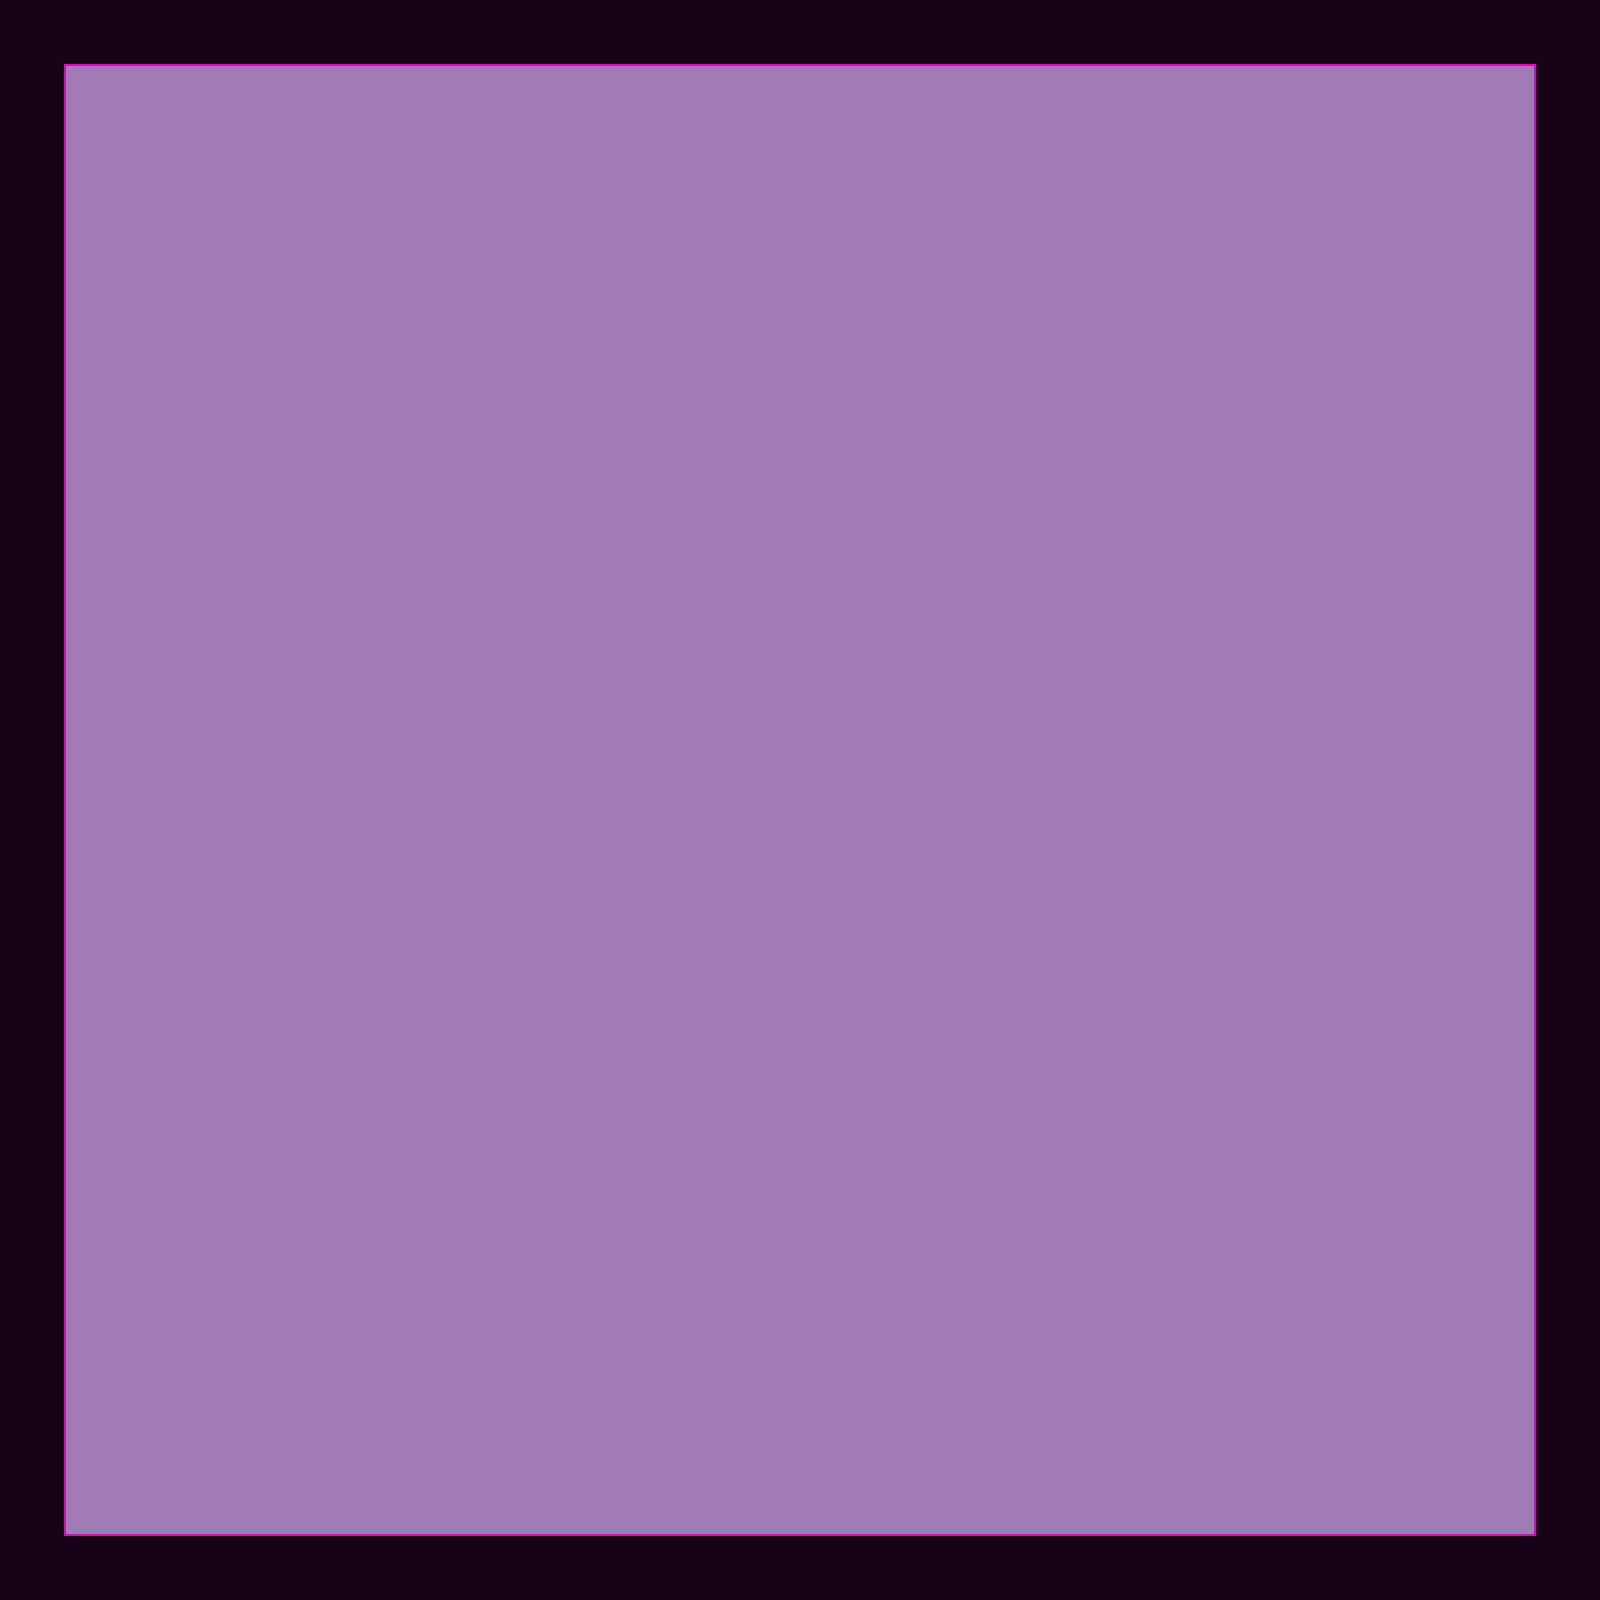

This is a level from a 2D game, rendered from its Tiled map with the project's own tilesets. A one-line summary and the complete map file follow:
An orthogonal 50x50 tile map with 32x32 px tiles, 1 tile layer (Tile Layer 1) and 1 object (Ennemy).

<map version="1.8" tiledversion="1.8.0" orientation="orthogonal" renderorder="right-down" width="50" height="50" tilewidth="32" tileheight="32" infinite="0" nextlayerid="3" nextobjectid="2">
 <tileset firstgid="1" source="../tileset.tsx" />
 <layer id="1" name="Tile Layer 1" width="50" height="50">
  <data encoding="csv">
4,4,4,4,4,4,4,4,4,4,4,4,4,4,4,4,4,4,4,4,4,4,4,4,4,4,4,4,4,4,4,4,4,4,4,4,4,4,4,4,4,4,4,4,4,4,4,4,4,4,
4,4,4,4,4,4,4,4,4,4,4,4,4,4,4,4,4,4,4,4,4,4,4,4,4,4,4,4,4,4,4,4,4,4,4,4,4,4,4,4,4,4,4,4,4,4,4,4,4,4,
4,4,8,5,5,5,5,5,5,5,5,5,5,5,5,5,5,5,5,5,5,5,5,5,5,5,5,5,5,5,5,5,5,5,5,5,5,5,5,5,5,5,5,5,5,5,5,10,4,4,
4,4,2,1,1,1,1,1,1,1,1,1,1,1,1,1,1,1,1,1,1,1,1,1,1,1,1,1,1,1,1,1,1,1,1,1,1,1,1,1,1,1,1,1,1,1,1,6,4,4,
4,4,2,1,1,1,1,1,1,1,1,1,1,1,1,1,1,1,1,1,1,1,1,1,1,1,1,1,1,1,1,1,1,1,1,1,1,1,1,1,1,1,1,1,1,1,1,6,4,4,
4,4,2,1,1,1,1,1,1,1,1,1,1,1,1,1,1,1,1,1,1,1,1,1,1,1,1,1,1,1,1,1,1,1,1,1,1,1,1,1,1,1,1,1,1,1,1,6,4,4,
4,4,2,1,1,1,1,1,1,1,1,1,1,1,1,1,1,1,1,1,1,1,1,1,1,1,1,1,1,1,1,1,1,1,1,1,1,1,1,1,1,1,1,1,1,1,1,6,4,4,
4,4,2,1,1,1,1,1,1,1,1,1,1,1,1,1,1,1,1,1,1,1,1,1,1,1,1,1,1,1,1,1,1,1,1,1,1,1,1,1,1,1,1,1,1,1,1,6,4,4,
4,4,2,1,1,1,1,1,1,1,1,1,1,1,1,1,1,1,1,1,1,1,1,1,1,1,1,1,1,1,1,1,1,1,1,1,1,1,1,1,1,1,1,1,1,1,1,6,4,4,
4,4,2,1,1,1,1,1,1,1,1,1,1,1,1,1,1,1,1,1,1,1,1,1,1,1,1,1,1,1,1,1,1,1,1,1,1,1,1,1,1,1,1,1,1,1,1,6,4,4,
4,4,2,1,1,1,1,1,1,1,1,1,1,1,1,1,1,1,1,1,1,1,1,1,1,1,1,1,1,1,1,1,1,1,1,1,1,1,1,1,1,1,1,1,1,1,1,6,4,4,
4,4,2,1,1,1,1,1,1,1,1,1,1,1,1,1,1,1,1,1,1,1,1,1,1,1,1,1,1,1,1,1,1,1,1,1,1,1,1,1,1,1,1,1,1,1,1,6,4,4,
4,4,2,1,1,1,1,1,1,1,1,1,1,1,1,1,1,1,1,1,1,1,1,1,1,1,1,1,1,1,1,1,1,1,1,1,1,1,1,1,1,1,1,1,1,1,1,6,4,4,
4,4,2,1,1,1,1,1,1,1,1,1,1,1,1,1,1,1,1,1,1,1,1,1,1,1,1,1,1,1,1,1,1,1,1,1,1,1,1,1,1,1,1,1,1,1,1,6,4,4,
4,4,2,1,1,1,1,1,1,1,1,1,1,1,1,1,1,1,1,1,1,1,1,1,1,1,1,1,1,1,1,1,1,1,1,1,1,1,1,1,1,1,1,1,1,1,1,6,4,4,
4,4,2,1,1,1,1,1,1,1,1,1,1,1,1,1,1,1,1,1,1,1,1,1,1,1,1,1,1,1,1,1,1,1,1,1,1,1,1,1,1,1,1,1,1,1,1,6,4,4,
4,4,2,1,1,1,1,1,1,1,1,1,1,1,1,1,1,1,1,1,1,1,1,1,1,1,1,1,1,1,1,1,1,1,1,1,1,1,1,1,1,1,1,1,1,1,1,6,4,4,
4,4,2,1,1,1,1,1,1,1,1,1,1,1,1,1,1,1,1,1,1,1,1,1,1,1,1,1,1,1,1,1,1,1,1,1,1,1,1,1,1,1,1,1,1,1,1,6,4,4,
4,4,2,1,1,1,1,1,1,1,1,1,1,1,1,1,1,1,1,1,1,1,1,1,1,1,1,1,1,1,1,1,1,1,1,1,1,1,1,1,1,1,1,1,1,1,1,6,4,4,
4,4,2,1,1,1,1,1,1,1,1,1,1,1,1,1,1,1,1,1,1,1,1,1,1,1,1,1,1,1,1,1,1,1,1,1,1,1,1,1,1,1,1,1,1,1,1,6,4,4,
4,4,2,1,1,1,1,1,1,1,1,1,1,1,1,1,1,1,1,1,1,1,1,1,1,1,1,1,1,1,1,1,1,1,1,1,1,1,1,1,1,1,1,1,1,1,1,6,4,4,
4,4,2,1,1,1,1,1,1,1,1,1,1,1,1,1,1,1,1,1,1,1,1,1,1,1,1,1,1,1,1,1,1,1,1,1,1,1,1,1,1,1,1,1,1,1,1,6,4,4,
4,4,2,1,1,1,1,1,1,1,1,1,1,1,1,1,1,1,1,1,1,1,1,1,1,1,1,1,1,1,1,1,1,1,1,1,1,1,1,1,1,1,1,1,1,1,1,6,4,4,
4,4,2,1,1,1,1,1,1,1,1,1,1,1,1,1,1,1,1,1,1,1,1,1,1,1,1,1,1,1,1,1,1,1,1,1,1,1,1,1,1,1,1,1,1,1,1,6,4,4,
4,4,2,1,1,1,1,1,1,1,1,1,1,1,1,1,1,1,1,1,1,1,1,1,1,1,1,1,1,1,1,1,1,1,1,1,1,1,1,1,1,1,1,1,1,1,1,6,4,4,
4,4,2,1,1,1,1,1,1,1,1,1,1,1,1,1,1,1,1,1,1,1,1,1,1,1,1,1,1,1,1,1,1,1,1,1,1,1,1,1,1,1,1,1,1,1,1,6,4,4,
4,4,2,1,1,1,1,1,1,1,1,1,1,1,1,1,1,1,1,1,1,1,1,1,1,1,1,1,1,1,1,1,1,1,1,1,1,1,1,1,1,1,1,1,1,1,1,6,4,4,
4,4,2,1,1,1,1,1,1,1,1,1,1,1,1,1,1,1,1,1,1,1,1,1,1,1,1,1,1,1,1,1,1,1,1,1,1,1,1,1,1,1,1,1,1,1,1,6,4,4,
4,4,2,1,1,1,1,1,1,1,1,1,1,1,1,1,1,1,1,1,1,1,1,1,1,1,1,1,1,1,1,1,1,1,1,1,1,1,1,1,1,1,1,1,1,1,1,6,4,4,
4,4,2,1,1,1,1,1,1,1,1,1,1,1,1,1,1,1,1,1,1,1,1,1,1,1,1,1,1,1,1,1,1,1,1,1,1,1,1,1,1,1,1,1,1,1,1,6,4,4,
4,4,2,1,1,1,1,1,1,1,1,1,1,1,1,1,1,1,1,1,1,1,1,1,1,1,1,1,1,1,1,1,1,1,1,1,1,1,1,1,1,1,1,1,1,1,1,6,4,4,
4,4,2,1,1,1,1,1,1,1,1,1,1,1,1,1,1,1,1,1,1,1,1,1,1,1,1,1,1,1,1,1,1,1,1,1,1,1,1,1,1,1,1,1,1,1,1,6,4,4,
4,4,2,1,1,1,1,1,1,1,1,1,1,1,1,1,1,1,1,1,1,1,1,1,1,1,1,1,1,1,1,1,1,1,1,1,1,1,1,1,1,1,1,1,1,1,1,6,4,4,
4,4,2,1,1,1,1,1,1,1,1,1,1,1,1,1,1,1,1,1,1,1,1,1,1,1,1,1,1,1,1,1,1,1,1,1,1,1,1,1,1,1,1,1,1,1,1,6,4,4,
4,4,2,1,1,1,1,1,1,1,1,1,1,1,1,1,1,1,1,1,1,1,1,1,1,1,1,1,1,1,1,1,1,1,1,1,1,1,1,1,1,1,1,1,1,1,1,6,4,4,
4,4,2,1,1,1,1,1,1,1,1,1,1,1,1,1,1,1,1,1,1,1,1,1,1,1,1,1,1,1,1,1,1,1,1,1,1,1,1,1,1,1,1,1,1,1,1,6,4,4,
4,4,2,1,1,1,1,1,1,1,1,1,1,1,1,1,1,1,1,1,1,1,1,1,1,1,1,1,1,1,1,1,1,1,1,1,1,1,1,1,1,1,1,1,1,1,1,6,4,4,
4,4,2,1,1,1,1,1,1,1,1,1,1,1,1,1,1,1,1,1,1,1,1,1,1,1,1,1,1,1,1,1,1,1,1,1,1,1,1,1,1,1,1,1,1,1,1,6,4,4,
4,4,2,1,1,1,1,1,1,1,1,1,1,1,1,1,1,1,1,1,1,1,1,1,1,1,1,1,1,1,1,1,1,1,1,1,1,1,1,1,1,1,1,1,1,1,1,6,4,4,
4,4,2,1,1,1,1,1,1,1,1,1,1,1,1,1,1,1,1,1,1,1,1,1,1,1,1,1,1,1,1,1,1,1,1,1,1,1,1,1,1,1,1,1,1,1,1,6,4,4,
4,4,2,1,1,1,1,1,1,1,1,1,1,1,1,1,1,1,1,1,1,1,1,1,1,1,1,1,1,1,1,1,1,1,1,1,1,1,1,1,1,1,1,1,1,1,1,6,4,4,
4,4,2,1,1,1,1,1,1,1,1,1,1,1,1,1,1,1,1,1,1,1,1,1,1,1,1,1,1,1,1,1,1,1,1,1,1,1,1,1,1,1,1,1,1,1,1,6,4,4,
4,4,2,1,1,1,1,1,1,1,1,1,1,1,1,1,1,1,1,1,1,1,1,1,1,1,1,1,1,1,1,1,1,1,1,1,1,1,1,1,1,1,1,1,1,1,1,6,4,4,
4,4,2,1,1,1,1,1,1,1,1,1,1,1,1,1,1,1,1,1,1,1,1,1,1,1,1,1,1,1,1,1,1,1,1,1,1,1,1,1,1,1,1,1,1,1,1,6,4,4,
4,4,2,1,1,1,1,1,1,1,1,1,1,1,1,1,1,1,1,1,1,1,1,1,1,1,1,1,1,1,1,1,1,1,1,1,1,1,1,1,1,1,1,1,1,1,1,6,4,4,
4,4,2,1,1,1,1,1,1,1,1,1,1,1,1,1,1,1,1,1,1,1,1,1,1,1,1,1,1,1,1,1,1,1,1,1,1,1,1,1,1,1,1,1,1,1,1,6,4,4,
4,4,2,1,1,1,1,1,1,1,1,1,1,1,1,1,1,1,1,1,1,1,1,1,1,1,1,1,1,1,1,1,1,1,1,1,1,1,1,1,1,1,1,1,1,1,1,6,4,4,
4,4,3,7,7,7,7,7,7,7,7,7,7,7,7,7,7,7,7,7,7,7,7,7,7,7,7,7,7,7,7,7,7,7,7,7,7,7,7,7,7,7,7,7,7,7,7,9,4,4,
4,4,4,4,4,4,4,4,4,4,4,4,4,4,4,4,4,4,4,4,4,4,4,4,4,4,4,4,4,4,4,4,4,4,4,4,4,4,4,4,4,4,4,4,4,4,4,4,4,4,
4,4,4,4,4,4,4,4,4,4,4,4,4,4,4,4,4,4,4,4,4,4,4,4,4,4,4,4,4,4,4,4,4,4,4,4,4,4,4,4,4,4,4,4,4,4,4,4,4,4
</data>
 </layer>
 <objectgroup id="2" name="ennemies">
  <object id="1" type="Ennemy" x="355.248" y="212.226" />
 </objectgroup>
</map>
